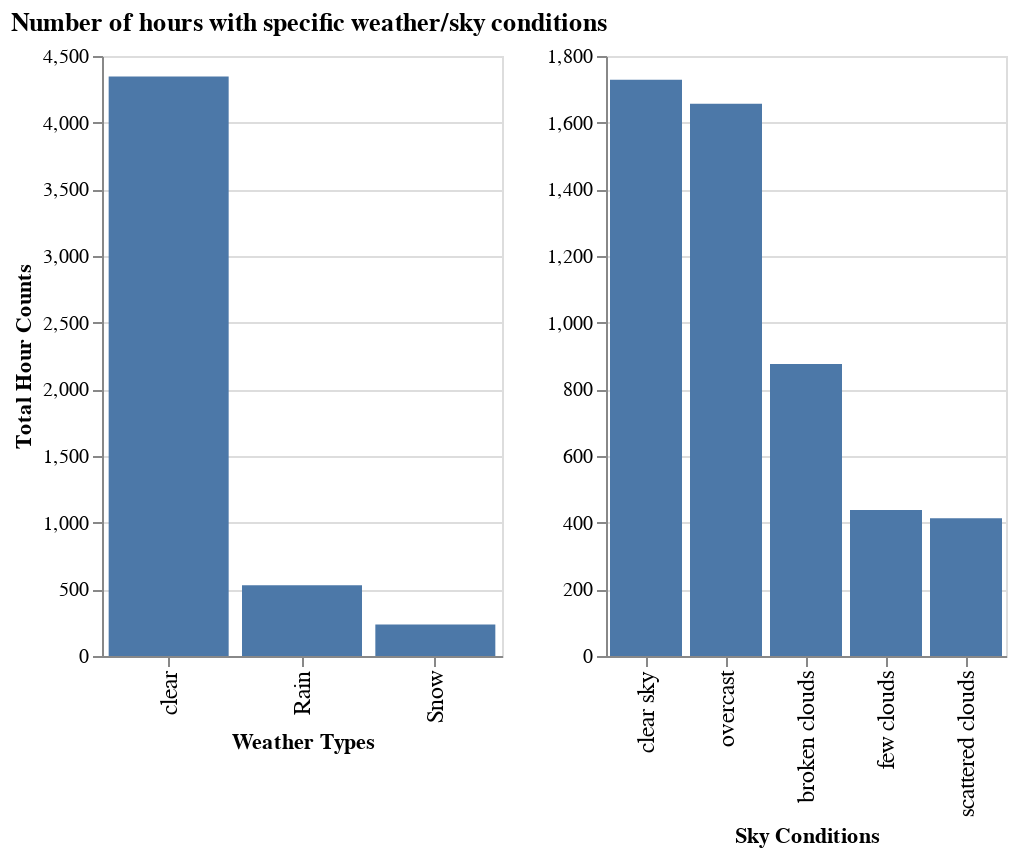

Write notebook code for a chart like this one.
### Markdown cell above
The correlation matrix shows the relationship between weather conditions:

- Temperature is negatively correlated with wind speed and slightly negatively correlated with precipitation and relative humidity.
- Precipitation is positively correlated with relative humidity, since rain will increase the relative humidity of the air.

### Code cell
weather_sky_conditions_df = weather_df[['Date','H_PresentWeatherType','H_SkyConditions']]
alt.data_transformers.disable_max_rows()
def weather_sky_bar():

  weather_type_chart = alt.Chart(weather_sky_conditions_df).mark_bar().encode(
      alt.X('H_PresentWeatherType:N',sort='-y',axis=alt.Axis(labelFontSize=12),title='Weather Types'),
      alt.Y('count():Q',title='Total Hour Counts')
  ).properties(height=300,width=200)

  sky_condition_chart = alt.Chart(weather_sky_conditions_df,height=500,width=300).mark_bar().encode(
      alt.X('H_SkyConditions:N',sort='-y',axis=alt.Axis(labelFontSize=12),title='Sky Conditions'),
      alt.Y('count():Q',title=None),
  ).properties(height=300,width=200)

  bar_chart = (weather_type_chart | sky_condition_chart).properties(
      title='Number of hours with specific weather/sky conditions'
      )

  return bar_chart

weather_sky_chart = weather_sky_bar()
weather_sky_chart

### Figure 1 — Vega-Lite specification as saved in the notebook (floating-point values rounded to 4 significant figures; data arrays with more than 128 entries replaced by an {"elided": "..."} marker saying what was removed)
{"config": {"view": {"continuousWidth": 400, "continuousHeight": 300}}, "hconcat": [{"mark": "bar", "encoding": {"x": {"type": "nominal", "axis": {"labelFontSize": 12}, "field": "H_PresentWeatherType", "sort": "-y", "title": "Weather Types"}, "y": {"type": "quantitative", "aggregate": "count", "title": "Total Hour Counts"}}, "height": 300, "width": 200}, {"mark": "bar", "encoding": {"x": {"type": "nominal", "axis": {"labelFontSize": 12}, "field": "H_SkyConditions", "sort": "-y", "title": "Sky Conditions"}, "y": {"type": "quantitative", "aggregate": "count", "title": null}}, "height": 300, "width": 200}], "data": {"name": "data-a36e9d814b1535d37799aaa5685afc07"}, "title": "Number of hours with specific weather/sky conditions", "$schema": "https://vega.github.io/schema/vega-lite/v4.8.1.json", "datasets": {"data-a36e9d814b1535d37799aaa5685afc07": {"elided": "5113 records"}}}
